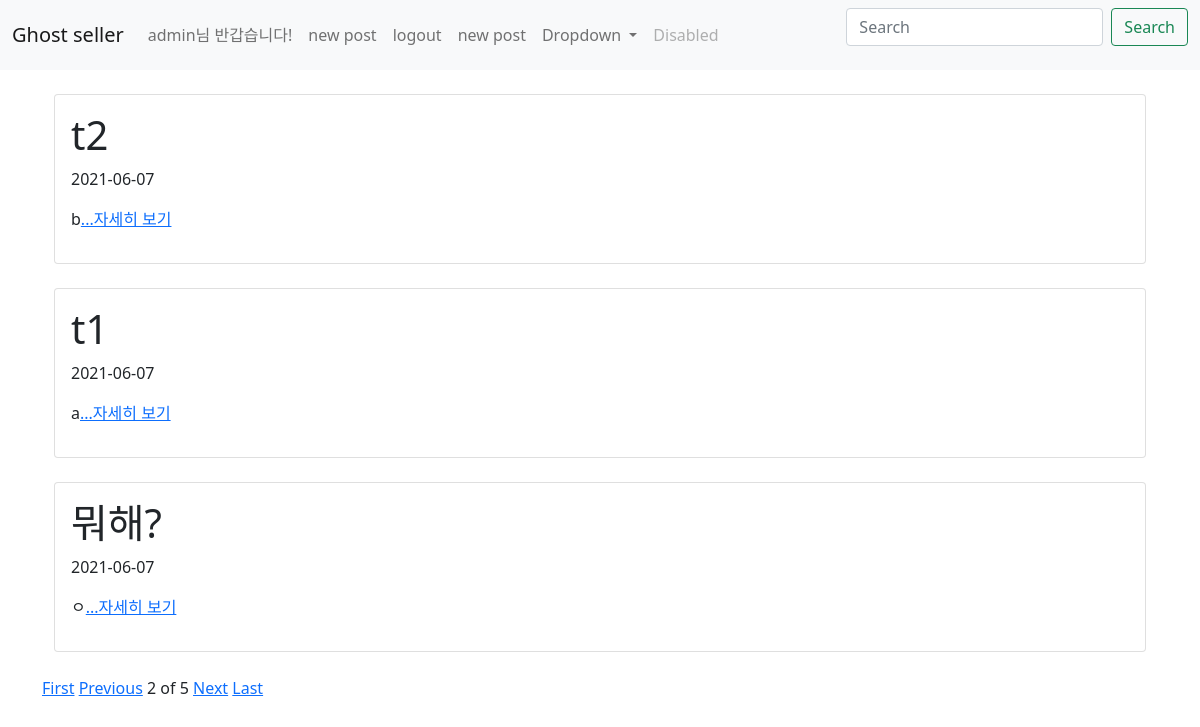
Page /?page=2 (signed in) on the committed database.
### first_app/models.py (models this page shows, shortened)
class Blog(models.Model):
    title = models.CharField(max_length=200)
    pub_date = models.DateTimeField('date published')
    body = models.TextField()
    images = models.ImageField(blank=True, upload_to="images", null=True)
    def summary(self):
        return self.body[:100]

### first_app/views.py (the view)
# urls.py: 2. Add a URL to urlpatterns:  path('', views.home, name='home')
def home(request):
    blogs = Blog.objects.order_by('-id')
    blog_list = Blog.objects.all().order_by('-id')
    paginator = Paginator(blog_list, 3)
    page = request.GET.get('page')
    posts = paginator.get_page(page)
    return render(request, 'home.html', {'blogs' : blogs, 'posts' : posts})

### first_app/templates/home.html
{% extends 'base.html' %}
{% block content %}
    {% for blog in posts %}
    <div class="container">
    <div class="card">
        <div class="card-body">
        <h1>{{blog.title}}</h1>
        <p>{{blog.pub_date | date:"Y-m-d"}}</p>
        <p>{{blog.summary}}<a href="{% url 'detail' blog.id %}">...자세히 보기<a/></p>
        </div>
    </div>
    </div>
    <br>
    {% endfor %}
    {%if posts.has_previous%}
    <a href="?page=1">First</a>
    <a href="?page={{posts.previous_page_number}}">Previous</a>
    {%endif%}
    <span>{{posts.number}}</span>
    <span>of</span>
    <span>{{posts.paginator.num_pages}}</span>
    {%if posts.has_next%}
    <a href="?page={{posts.next_page_number}}">Next</a>
    <a href="?page={{posts.paginator.num_pages}}">Last</a>
    {%endif%}
{% endblock %}

### first_app/templates/base.html (shortened to what this page needs)
{% load static %}
<head>
    <link href="https://cdn.jsdelivr.net/npm/bootstrap@5.0.1/dist/css/bootstrap.min.css" rel="stylesheet">
</head>
<body>
    <nav class="navbar navbar-expand-lg navbar-light bg-light">
    <div class="container-fluid">
        <a class="navbar-brand" href="{% url 'home' %}">Ghost seller</a>
        <div class="collapse navbar-collapse" id="navbarSupportedContent">
        <ul class="navbar-nav me-auto mb-2 mb-lg-0">
            {% if user.is_authenticated %}
            <li class="nav-item">
                <a class="nav-link"><span id="user_name">{{ user.username }}</span>님 반갑습니다!</a>
            </li>
            <li class="nav-item">
                <a class="nav-link" href="{%url 'create' %}">new post</a>
            </li>
            <li class="nav-item">
                <a class="nav-link" href="{% url 'logout' %}">logout</a>
            </li>
            {% endif %}
            <li class="nav-item">
            <a class="nav-link" href="{%url 'create' %}">new post</a>
            </li>
            <li class="nav-item dropdown">
            <a class="nav-link dropdown-toggle" href="#" id="navbarDropdown" role="button" data-bs-toggle="dropdown" aria-expanded="false">
                Dropdown
            </a>
            </li>
            <li class="nav-item">
            <a class="nav-link disabled" href="#" tabindex="-1" aria-disabled="true">Disabled</a>
            </li>
        </ul>
        <form class="d-flex" action="{% url 'search' %}" method="post">
            <input class="form-control me-2" type="search" placeholder="Search" aria-label="Search" name="q" value="{{q}}">
            <button class="btn btn-outline-success" type="submit">Search</button>
        </form>
        </div>
    </div>
    </nav>
    <br>
    <div class="container">
        {% block content %}
        {% endblock %}
    </div>
</body>

### rows in the picture
Blog: title "t2", pub_date "2021-06-07", summary "b"
Blog: title "t1", pub_date "2021-06-07", summary "a"
Blog: title "뭐해?", pub_date "2021-06-07", summary "ㅇ"

### other values in the picture
{{ user.username }} "admin"
{{ posts.number }} "2"
{{ posts.paginator.num_pages }} "5"
